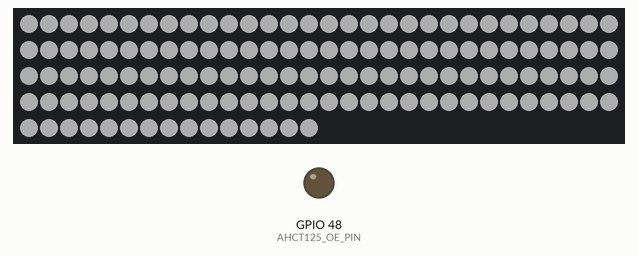
The sketch below on a simulated ESP32. Parts: 135 RGB LEDs in strip order, left to right, continuing on the next row, output pins drawn as LEDs (lit = HIGH). Dim RGB values are drawn brighter than linear; what the sketch prints to the serial monitor is not drawn.

Above: at 21.1 s.
Timing chart, 0 to 22.6 s (numbered marks = the images above):
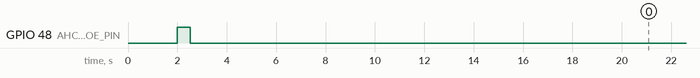

The sketch:

test_gpio16_ahct125.ino
```cpp
/*
 * LED Test - Correct Wiring for AHCT125 Level Shifter
 * GPIO16 → AHCT125 → LED Strip DIN
 * GPIO48 → AHCT125 1OE (enable control)
 */

#include <Adafruit_NeoPixel.h>

#define LED_DATA_PIN 16       // GPIO16 to AHCT125 input (1A)
#define AHCT125_OE_PIN 48     // GPIO48 to AHCT125 1OE (active LOW)
#define NUM_LEDS 135

Adafruit_NeoPixel strip = Adafruit_NeoPixel(NUM_LEDS, LED_DATA_PIN, NEO_GRB + NEO_KHZ800);

void setup() {
  Serial.begin(115200);
  delay(2000);

  Serial.println("\n========================================");
  Serial.println("LED TEST - AHCT125 LEVEL SHIFTER");
  Serial.println("========================================\n");

  // CRITICAL: Set up AHCT125 Output Enable (active LOW)
  pinMode(AHCT125_OE_PIN, OUTPUT);
  digitalWrite(AHCT125_OE_PIN, HIGH);  // Disable initially (safe)
  Serial.println("STEP 1: AHCT125 disabled (safe boot)");
  Serial.println("  GPIO48 = HIGH (output disabled)\n");

  // Initialize LED strip
  Serial.println("STEP 2: Initializing NeoPixel library");
  Serial.println("  Data pin: GPIO16");
  Serial.println("  LED type: WS2812B (GRB)");
  Serial.println("  LED count: 135\n");

  strip.begin();
  strip.setBrightness(50);  // Medium brightness for testing
  strip.clear();
  strip.show();

  // Wait for power to stabilize
  delay(500);

  // ENABLE the AHCT125 buffer
  Serial.println("STEP 3: ENABLING AHCT125 buffer");
  Serial.println("  GPIO48 = LOW (output enabled)");
  digitalWrite(AHCT125_OE_PIN, LOW);  // Enable output (active LOW)
  delay(100);
  Serial.println("  ✓ Buffer enabled!\n");

  Serial.println("========================================");
  Serial.println("WIRING CHECK:");
  Serial.println("========================================");
  Serial.println("Power:");
  Serial.println("  [?] 5V switch ON");
  Serial.println("  [?] LED strip getting 4.7V (measured)");
  Serial.println("  [?] ESP32 getting 5.0V (measured)");
  Serial.println("");
  Serial.println("AHCT125 Buffer:");
  Serial.println("  [✓] Pin 14 (VCC) → 5V");
  Serial.println("  [✓] Pin 7 (GND) → GND");
  Serial.println("  [✓] Pin 1 (1OE) → GPIO48 (now LOW)");
  Serial.println("  [✓] Pin 2 (1A) → GPIO16");
  Serial.println("  [✓] Pin 3 (1Y) → 330Ω → LED DIN");
  Serial.println("");
  Serial.println("Capacitors:");
  Serial.println("  [?] 0.1µF ceramic between AHCT125 VCC-GND");
  Serial.println("  [?] 1000µF near LED strip VCC-GND");
  Serial.println("");
  Serial.println("LED Strip:");
  Serial.println("  [?] +5V connected to strip VCC");
  Serial.println("  [?] GND connected to common GND");
  Serial.println("  [?] DIN connected to AHCT125 1Y output");
  Serial.println("  [?] Strip direction: DIN → DOUT (follow arrows)");
  Serial.println("========================================\n");

  Serial.println("Starting LED tests...\n");
}

int testPattern = 0;
unsigned long lastChange = 0;

void loop() {
  // Make sure AHCT125 stays enabled
  digitalWrite(AHCT125_OE_PIN, LOW);

  if(millis() - lastChange > 3000) {
    testPattern++;
    if(testPattern > 7) testPattern = 0;
    lastChange = millis();

    strip.clear();

    switch(testPattern) {
      case 0:
        Serial.println("TEST 1: LED 0 only - WHITE");
        strip.setPixelColor(0, 255, 255, 255);
        break;

      case 1:
        Serial.println("TEST 2: LED 0 only - RED");
        strip.setPixelColor(0, 255, 0, 0);
        break;

      case 2:
        Serial.println("TEST 3: LED 0 only - GREEN");
        strip.setPixelColor(0, 0, 255, 0);
        break;

      case 3:
        Serial.println("TEST 4: LED 0 only - BLUE");
        strip.setPixelColor(0, 0, 0, 255);
        break;

      case 4:
        Serial.println("TEST 5: LED 1 only - YELLOW (tests passthrough)");
        strip.setPixelColor(1, 255, 255, 0);
        break;

      case 5:
        Serial.println("TEST 6: First 5 LEDs - RAINBOW");
        strip.setPixelColor(0, 255, 0, 0);    // RED
        strip.setPixelColor(1, 0, 255, 0);    // GREEN
        strip.setPixelColor(2, 0, 0, 255);    // BLUE
        strip.setPixelColor(3, 255, 255, 0);  // YELLOW
        strip.setPixelColor(4, 255, 0, 255);  // PURPLE
        break;

      case 6:
        Serial.println("TEST 7: First 10 LEDs - WHITE");
        for(int i=0; i<10; i++) {
          strip.setPixelColor(i, 100, 100, 100);
        }
        break;

      case 7:
        Serial.println("TEST 8: All LEDs - DIM WHITE");
        strip.setBrightness(10);
        for(int i=0; i<NUM_LEDS; i++) {
          strip.setPixelColor(i, 255, 255, 255);
        }
        strip.setBrightness(50);  // Reset for next test
        break;
    }

    strip.show();
    Serial.println("  → Data sent\n");
  }

  delay(10);
}
```
